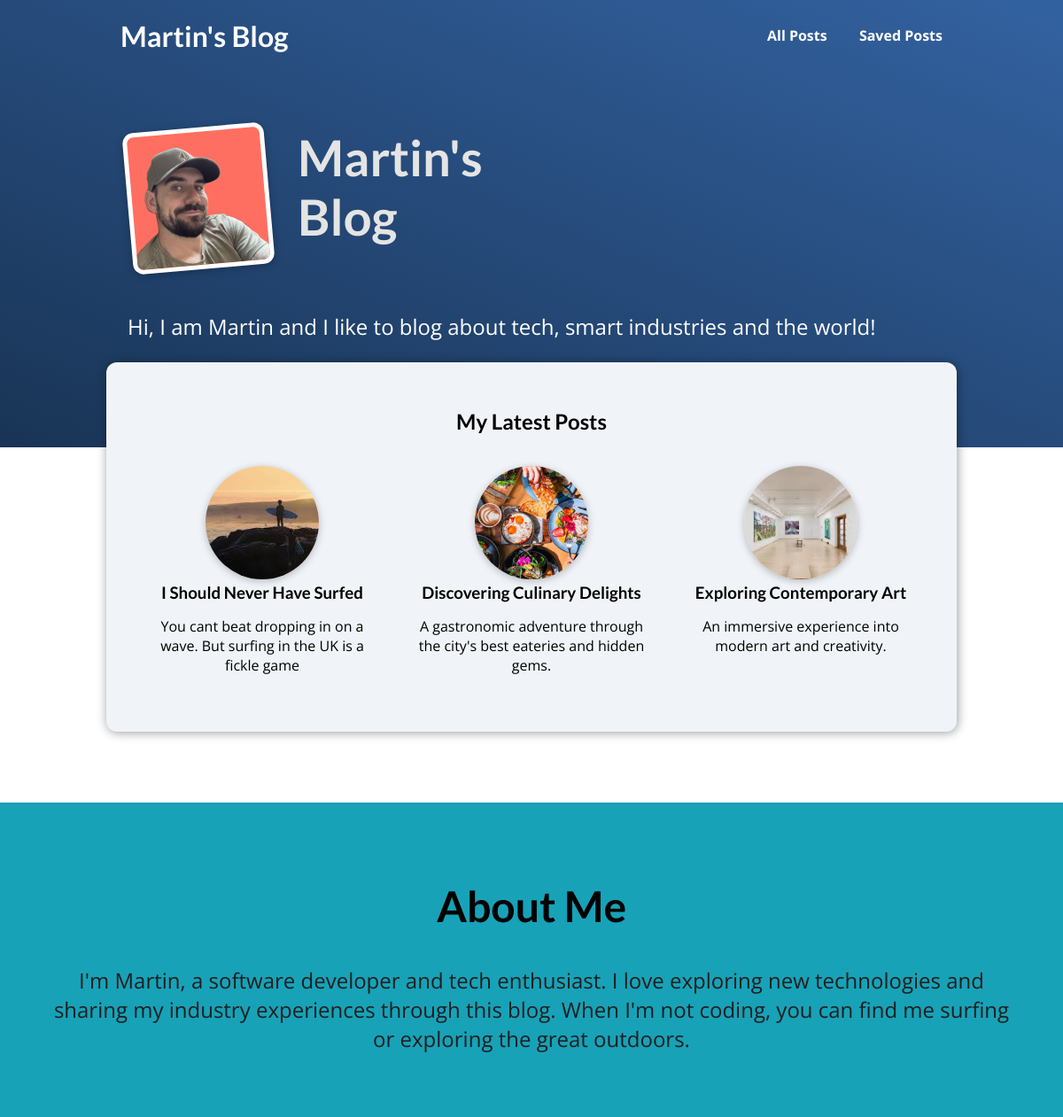
The page / on the database its author committed.
### blog/models.py (models this page shows, shortened)
class Post(models.Model):
    title = models.CharField(max_length=100)
    excerpt = models.CharField(max_length=200)
    image = models.ImageField(upload_to="posts", null=True) # ImageField to handle image uploads. Nullable due to existing data
    date = models.DateField(auto_now=True)
    slug = models.SlugField(unique=True, db_index=True) # Unique slug for URL references title
    content = models.TextField()
    author = models.ForeignKey(Author, on_delete=models.SET_NULL, null=True, related_name="posts") # Foreign key relationship with Author
    tags = models.ManyToManyField(Tag) # Many-to-many relationship with Tag
    class Meta:
        verbose_name_plural = "Posts"

### blog/views.py (the view)
# urls.py: path("", views.StartingPageView.as_view(), name="starting-page"), # Home page
class StartingPageView(ListView): #replaces starting_page function-based view
    template_name = "blog/index.html"
    model = Post
    context_object_name = "posts"
    def get_queryset(self):
        queryset = super().get_queryset()
        return queryset.order_by("-date")[:3] #Fetch latest 3 posts from the database. "-date" orders by date descending

### blog/templates/blog/index.html (shortened to what this page needs)
{% extends "base.html" %}
{% load static %}
{% block css_files %}
    <link rel="stylesheet" href="{% static 'blog/post.css' %}">
    <link rel="stylesheet" href="{% static 'blog/index.css' %}">
{% endblock %}
{% block content %}
    <section id="welcome">
        <header>
            <img src="{% static "blog/images/Martin3.png" %}" alt="Martin's picture - Author of this blog">
            <h2>Martin's Blog</h2>
        </header>
        <p>Hi, I am Martin and I like to blog about tech, smart industries and the world!</p>
    </section>
    <section id="latest-posts">
        <h2>My Latest Posts</h2>
        <ul>
            {% for post in posts %}
                {% include "blog/inlcudes/post.html" %}
            {% endfor %}
        </ul>
    </section>
    <section id="about">
        <h2>About Me</h2>
        <p>I'm Martin, a software developer and tech enthusiast. I love exploring new technologies and sharing my industry experiences through this blog. When I'm not coding, you can find me surfing or exploring the great outdoors.</p>
    </section>
{% endblock %}

### blog/templates/blog/inlcudes/post.html
<li>
    <article class="post">
        <a href="{% url "post-detail" post.slug %}">
            <img src="{{ post.image.url }}" alt="{{ post.title }}">
            <div class="post_content">
                <h3>{{ post.title }}</h3>
                <p>
                    {{ post.excerpt }}
                </p>
            </div>
        </a>
    </article>
</li>

### static/app.css (style rules this page uses)
* { box-sizing: border-box; }
html { font-family: 'Open Sans', 'Lato', sans-serif; }
body { margin: 0; }
h1, h2, h3 { font-family: 'Lato', sans-serif; font-weight: bold; }

### blog/static/blog/post.css (style rules this page uses)
.post { display: flex; flex-direction: column; align-items: center; text-align: center; }
.post a { text-decoration: none; color: black; transition: all 0.2s ease; padding: 1rem; }
.post img { width: 5rem; height: 5rem; object-fit: cover; border-radius: 50%; }
.post h3 { margin: 0.25rem 0; }

### blog/static/blog/index.css (style rules this page uses)
#welcome { background: linear-gradient(to right top, #193455, #3362a1); padding: 6rem 12%; }
#welcome header { display: flex; align-items: flex-start; margin: 3rem auto; }
#welcome img { width: 10rem; height: 10rem; object-fit: cover; object-position: top; border: 5px solid white; border-radius: 12px; background-color: #ff6f61; transform: rotateZ(-5deg); box-shadow: 0 2px 8px rgba(0, 0, 0, 0.25); }
#welcome h2 { font-size: 3.5rem; margin: 0 0 0 2rem; color: #e4e4e4; width: 10rem; }
#welcome p { color: white; font-size: 1.5rem; }
#latest-posts { background-color: #f0f4f8; padding: 2rem; border-radius: 12px; width: 60rem; margin: -6rem auto 2rem auto; box-shadow: 1px 1px 12px rgba(0, 0, 0, 0.4); }
#latest-posts h2 { text-align: center; }
#latest-posts ul { list-style: none; margin: 0; padding: 0; display: flex; gap: 1rem; }
#latest-posts li { flex: 1; text-align: center; }
#latest-posts img { display: block; margin: auto; width: 8rem; height: 8rem; border-radius: 50%; object-fit: cover; box-shadow: 0 2px 8px rgba(0, 0, 0, 0.25); }
#about { text-align: center; padding: 3rem; background-color: #17a2b8; margin-top: 5rem; }
#about h2 { font-size: 3rem; }
#about p { font-size: 1.5rem; color: #201e1e; }

### rows shown on the page
Post: image (picture), title "I Should Never Have Surfed", excerpt "You cant beat dropping in on a wave. But surfing in the UK is a fickle game"
Post: image (picture), title "Discovering Culinary Delights", excerpt "A gastronomic adventure through the city's best eateries and hidden gems."
Post: image (picture), title "Exploring Contemporary Art", excerpt "An immersive experience into modern art and creativity."
